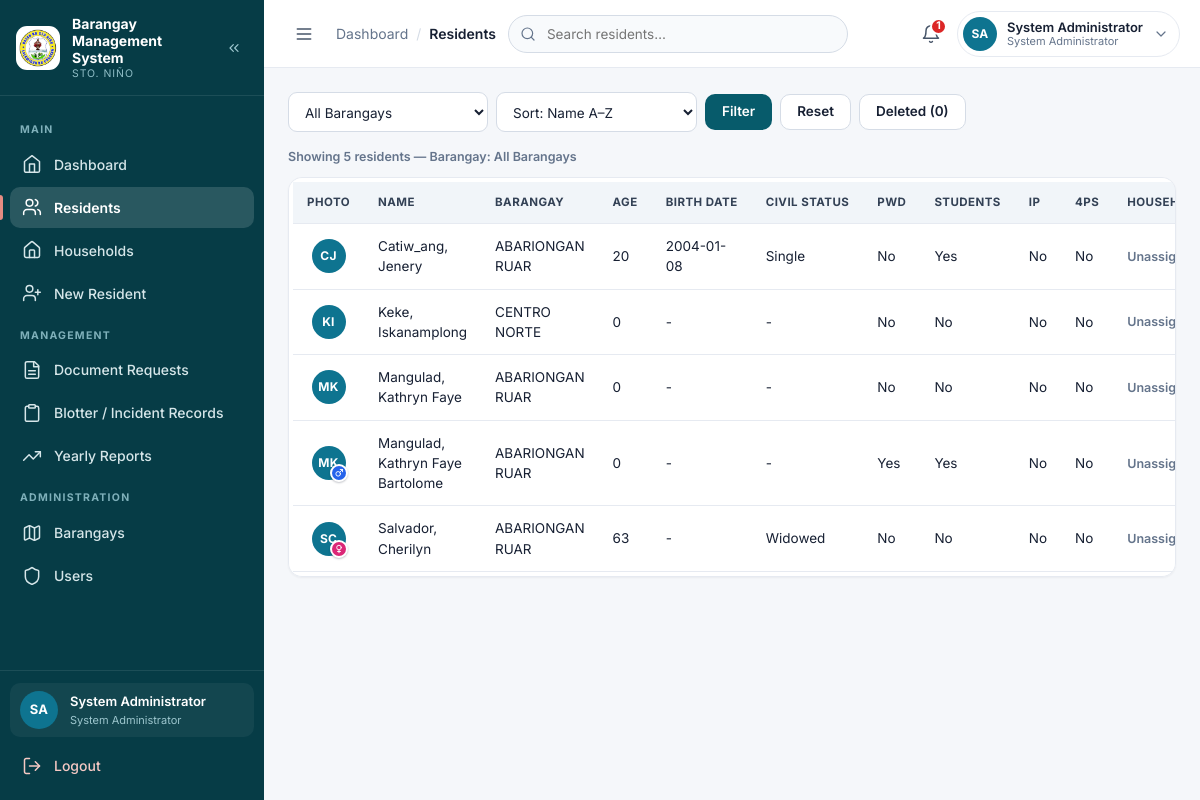
The app's page /pages/residents.php (signed in) with its own data.
### tables this page shows
CREATE TABLE `residents` (
  `id` int(11) NOT NULL AUTO_INCREMENT,
  `barangay_id` int(11) NOT NULL,
  `user_id` int(11) DEFAULT NULL,
  `last_name` varchar(255) NOT NULL,
  `first_name` varchar(100) NOT NULL,
  `middle_name` varchar(100) DEFAULT NULL,
   
  `suffix` varchar(20) DEFAULT NULL,
  `sex` varchar(20) DEFAULT NULL,
  `age` int(11) NOT NULL,
  `birth_date` date DEFAULT NULL,
  `civil_status` varchar(50) DEFAULT NULL,
  `occupation` varchar(100) DEFAULT NULL,
  `contact_no` varchar(30) DEFAULT NULL,
  `email` varchar(255) DEFAULT NULL,
  `address` varchar(255) DEFAULT NULL,
  `photo` varchar(255) DEFAULT NULL,
  `household_id` int(11) DEFAULT NULL,
   
  `household_no` varchar(50) DEFAULT NULL,
  `is_pwd` enum('Yes','No') NOT NULL DEFAULT 'No',
  `is_student` enum('Yes','No') NOT NULL DEFAULT 'No',
  `is_ip` enum('Yes','No') NOT NULL DEFAULT 'No',
  `is_4ps` enum('Yes','No') NOT NULL DEFAULT 'No',
  `created_at` timestamp NOT NULL DEFAULT current_timestamp(),
  `updated_at` timestamp NOT NULL DEFAULT current_timestamp(),
  `deleted_at` timestamp NULL DEFAULT NULL,
  PRIMARY KEY (`id`),
  UNIQUE KEY `uq_residents_user` (`user_id`),
  KEY `idx_residents_barangay` (`barangay_id`),
  KEY `idx_residents_deleted_at` (`deleted_at`),
  KEY `idx_residents_household` (`household_id`),
  CONSTRAINT `residents_ibfk_1` FOREIGN KEY (`barangay_id`) REFERENCES `barangays` (`id`),
  CONSTRAINT `fk_residents_user` FOREIGN KEY (`user_id`) REFERENCES `users` (`id`) ON DELETE SET NULL ON UPDATE CASCADE,
  CONSTRAINT `fk_residents_household` FOREIGN KEY (`household_id`) REFERENCES `households` (`id`) ON DELETE SET NULL ON UPDATE CASCADE
);

CREATE TABLE `barangays` (
  `id` int(11) NOT NULL AUTO_INCREMENT,
  `barangay_name` varchar(150) NOT NULL,
  `created_at` timestamp NOT NULL DEFAULT current_timestamp(),
  PRIMARY KEY (`id`),
  UNIQUE KEY `barangay_name` (`barangay_name`)
);

### pages/residents.php (the view, shortened to what the rows shown need)
<?php
require_once __DIR__ . '/../config/config.php'; require_staff(); $page_title='Residents';
$q=trim($_GET['q']??''); $f_brgy=(int)($_GET['barangay']??0); $f_sort=trim($_GET['sort']??'name_az');
$view_deleted=(($_GET['view']??'')==='deleted');
$deleted_cond = $view_deleted ? 'r.deleted_at IS NOT NULL' : 'r.deleted_at IS NULL';
$ip_col=null; $fp_col=null;
foreach(['is_ip','is_indigenous','indigenous'] as $cand){ $qc=$conn->query("SHOW COLUMNS FROM residents LIKE '$cand'"); if($qc){ if($qc->num_rows>0){ $ip_col=$cand; $qc->free(); break; } $qc->free(); } }
foreach(['is_4ps','is_fourps','fourps','pantawid'] as $cand){ $qc=$conn->query("SHOW COLUMNS FROM residents LIKE '$cand'"); if($qc){ if($qc->num_rows>0){ $fp_col=$cand; $qc->free(); break; } $qc->free(); } }
$sql="SELECT r.*,b.barangay_name,u.email AS account_email, hh.household_no AS household_label, hh.head_resident_id AS household_head_id FROM residents r JOIN barangays b ON b.id=r.barangay_id LEFT JOIN users u ON u.id=r.user_id LEFT JOIN households hh ON hh.id=r.household_id AND hh.deleted_at IS NULL WHERE $deleted_cond"; $params=[];$types='';
if($f_sort==='name_za'){ $sql.=" ORDER BY r.last_name DESC,r.first_name DESC,r.middle_name DESC"; }
elseif($f_sort==='newest'){ $sql.=" ORDER BY r.created_at DESC,r.id DESC"; }
elseif($f_sort==='oldest'){ $sql.=" ORDER BY r.created_at ASC,r.id ASC"; }
else{ $sql.=" ORDER BY r.last_name ASC,r.first_name ASC,r.middle_name ASC"; }
$stmt=$conn->prepare($sql);
if($types)$stmt->bind_param($types,...$params);$stmt->execute();
$rows=$stmt->get_result();
$cell = function ($v) {
    $s = trim((string)($v ?? ''));
    return $s === '' ? '-' : e($s);
};
include BASE_PATH . '/partials/header.php';?>
<div class="card table-wrap" style="overflow-x:auto">
    <table style="table-layout:auto;width:100%">
    <thead><tr>
        <th>Photo</th>
        <th>Name</th>
        <th>Barangay</th>
        <th style="white-space:nowrap">Age</th>
        <th>Birth Date</th>
        <th>Civil Status</th>
        <th style="white-space:nowrap">PWD</th>
        <th style="white-space:nowrap">Students</th>
        <th style="white-space:nowrap">IP</th>
        <th style="white-space:nowrap">4Ps</th>
        <th style="white-space:nowrap">Households</th>
    </tr></thead>
    <tbody>
    <?php while($r=$rows->fetch_assoc()):
        $photo = trim((string)($r['photo'] ?? ''));
        $hasPhoto = ($photo !== '' && @file_exists(BASE_PATH . '/' . $photo));
        $initials = '';
        foreach (preg_split('/\s+/', trim($r['last_name'] . ' ' . $r['first_name'])) as $part) {
            if ($part !== '' && preg_match('/\p{L}/u', $part, $m)) { $initials .= strtoupper($m[0]); }
        }
        $initials = substr($initials, 0, 2);
        $sex_lc  = strtolower(trim((string)($r['sex'] ?? '')));
        $sex_key = ($sex_lc === 'male' || $sex_lc === 'female') ? $sex_lc : '';
    ?>
    <tr>
<td style="text-align:center">
            <span class="photo-chip">
            <?php if ($hasPhoto): ?>
                <img src="<?= e(url($photo)) ?>" alt="" style="width:40px;height:40px;object-fit:cover;border-radius:50%;display:block;margin:0 auto">
            <?php else: ?>
                <span class="avatar avatar--sm" aria-hidden="true"><?= e($initials) ?></span>
            <?php endif; ?>
            <?php if ($sex_key !== ''): ?>
                <span class="photo-chip__sex photo-chip__sex--<?= $sex_key ?>" title="<?= e(ucfirst($sex_lc)) ?>" aria-label="<?= e(ucfirst($sex_lc)) ?>"><?= icon($sex_key) ?></span>
            <?php endif; ?>
            </span>
        </td>
    <td><?= e(resident_name($r)) ?></td>
    <td><?= $cell($r['barangay_name']) ?></td>
    <td style="white-space:nowrap"><?= $cell($r['age']) ?></td>
    <td><?= $cell($r['birth_date']) ?></td>
    <td><?= $cell($r['civil_status']) ?></td>
    <td style="white-space:nowrap"><?= $cell($r['is_pwd']) ?></td>
    <td style="white-space:nowrap"><?= $cell($r['is_student']) ?></td>
    <td style="white-space:nowrap"><?= $cell($ip_col !== null ? ($r[$ip_col] ?? null) : null) ?></td>
    <td style="white-space:nowrap"><?= $cell($fp_col !== null ? ($r[$fp_col] ?? null) : null) ?></td>
    <td style="white-space:nowrap"><?php
        $hhLabel = trim((string)($r['household_label'] ?? ($r['household_no'] ?? '')));
        if ($hhLabel !== '') {
            echo e($hhLabel);
            if ((int)($r['household_head_id'] ?? 0) === (int)$r['id']) {
                echo ' <span class="badge badge--info">Head</span>';
            }
        } elseif ((int)($r['household_id'] ?? 0) > 0) {
            echo '<span class="muted-meta">Hidden</span>';
        } else {
            echo '<span class="muted-meta">Unassigned</span>';
        }
    ?></td>
</tr><?php endwhile; ?>
    </tbody></table></div><?php include BASE_PATH . '/partials/footer.php';

### partials/header.php (shortened to what the rows shown need)
<?php
if (!function_exists('icon')) {
    function icon($name, $class = 'ico') {
        $path = $paths[$name] ?? '';
        return '<svg class="'.$class.'" viewBox="0 0 24 24" width="20" height="20" fill="none" stroke="currentColor" stroke-width="1.8" stroke-linecap="round" stroke-linejoin="round" aria-hidden="true" focusable="false">'.$path.'</svg>';
    }
}
?>
<!doctype html>
<html lang="en">
<head>
<link rel="stylesheet" href="<?= e(asset('css/style.css')) ?>">
</head>
<body>
<div class="app">
            <button class="sidebar__collapse" type="button" data-sidebar-collapse aria-label="Collapse sidebar" title="Collapse sidebar"><?= icon('chevrons-left', 'ico ico--sm') ?></button>
    <main class="main">
        <div class="page">

### records on screen
residents: initials "CJ", resident_name($r) "Catiw_ang, Jenery", barangay.barangay_name "ABARIONGAN RUAR", age "20", birth_date "2004-01-08", civil_status "Single", is_pwd "No", is_student "Yes", is_ip "No", is_4ps "No", household_no "Unassigned"
residents: initials "KI", resident_name($r) "Keke, Iskanamplong", barangay.barangay_name "CENTRO NORTE", age "0", birth_date "-", civil_status "-", is_pwd "No", is_student "No", is_ip "No", is_4ps "No", shows "Unassigned"
residents: initials "MK", resident_name($r) "Mangulad, Kathryn Faye", barangay.barangay_name "ABARIONGAN RUAR", age "0", birth_date "-", civil_status "-", is_pwd "No", is_student "No", is_ip "No", is_4ps "No", household_no "Unassigned"
residents: initials "MK", resident_name($r) "Mangulad, Kathryn Faye Bartolome", barangay.barangay_name "ABARIONGAN RUAR", age "0", birth_date "-", civil_status "-", is_pwd "Yes", is_student "Yes", is_ip "No", is_4ps "No", household_no "Unassigned"
residents: initials "SC", resident_name($r) "Salvador, Cherilyn", barangay.barangay_name "ABARIONGAN RUAR", age "63", birth_date "-", civil_status "Widowed", is_pwd "No", is_student "No", is_ip "No", is_4ps "No", household_no "Unassigned"

### other values on screen
$group "MAIN"
$item['label'] "Dashboard"
$item['label'] "Residents"
$item['label'] "Households"
$item['label'] "New Resident"
$group "MANAGEMENT"
$item['label'] "Document Requests"
$item['label'] "Blotter / Incident Records"
$item['label'] "Yearly Reports"
$group "ADMINISTRATION"
$item['label'] "Barangays"
$item['label'] "Users"
$initials "SA"
$full_name "System Administrator"
$role_label "System Administrator"
